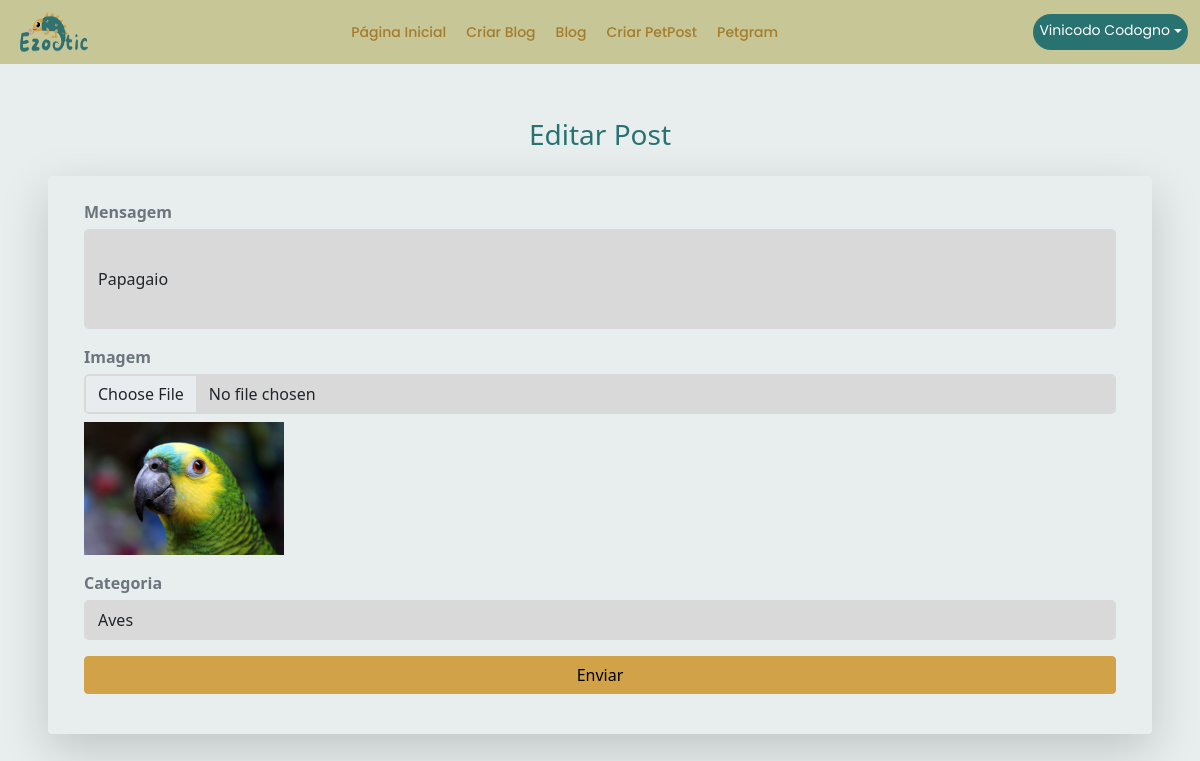
/editar_post/2 (signed in), run on the app's committed database.
### app/models.py (models this page shows, shortened)
class User(db.Model, UserMixin):
    id = db.Column(db.Integer, primary_key=True)
    nome = db.Column(db.String, nullable=True)
    sobrenome = db.Column(db.String, nullable=True)
    email = db.Column(db.String, nullable=True)
    senha = db.Column(db.String, nullable=True)
    posts = db.relationship('Post', backref='user', lazy=True)
    petgrams = db.relationship('Petgram', backref='user', lazy=True)
    comentarios_petgram = db.relationship('ComentarioPetgram', backref='user', lazy=True)

class Post(db.Model):
    id = db.Column(db.Integer, primary_key=True)
    mensagem = db.Column(db.String, nullable=True)
    user_id = db.Column(db.Integer, db.ForeignKey('user.id'), nullable=True)
    imagem = db.Column(db.String, nullable=True)
    categoria = db.Column(db.String(50), nullable=True)
    data_criacao = db.Column(db.DateTime, default=datetime.utcnow)

### app/views.py (the view, shortened to what this page needs)
@app.route('/editar_post/<int:post_id>', methods=['GET', 'POST'])
def editar_post(post_id):
    post = Post.query.get_or_404(post_id)
    if post.user_id != current_user.id:
        flash('Você não tem permissão para editar este post.', 'danger')
        return redirect(url_for('postLista'))
    form = postForm(obj=post)
    return render_template('blog/blog_editar.html', form=form, post=post)

### app/forms.py (shortened to what this page needs)
class postForm(FlaskForm):
    mensagem = StringField('Mensagem', validators=[DataRequired()])
    imagem = FileField('Imagem', validators=[FileAllowed(['jpg', 'png', 'jpeg'], 'Imagens apenas!')])
    categoria = SelectField('Categoria', choices=[
        ('Répteis', 'Répteis'),
        ('Mamíferos', 'Mamíferos'),
        ('Aves', 'Aves'),
        ('Aquáticos', 'Aquáticos')
    ], validators=[DataRequired()])
    btnSubmit = SubmitField('Enviar')

### app/models.py (called while the page is built)
@login_manager.user_loader
def load_user(user_id):
    return User.query.get(user_id)

### app/templates/blog/blog_editar.html (shortened to what this page needs)
{% extends 'base.html' %}
{% block content %}
{% include 'nave/nave.html' %}
<div class="container mt-4">
    <h3 class="text-center mb-4" style="color: #297272;">Editar Post</h3>
    <form action="{{ url_for('editar_post', post_id=post.id) }}" method="POST" enctype="multipart/form-data" class="row mt-4 p-4 rounded shadow-lg" style="background-color: #E8EEEE;">
        <div class="form-group mb-3">
            {{ form.mensagem.label(class="form-label text-muted") }}
            {{ form.mensagem(class="form-control custom-textarea", placeholder="Digite sua mensagem aqui...", style="background-color: #D9D9D9;") }}
        </div>
        <div class="form-group mb-3">
            {{ form.imagem.label(class="form-label text-muted") }}
            {{ form.imagem(class="form-control", style="background-color: #D9D9D9;") }}
            {% if post.imagem %}
                <img src="{{ url_for('uploaded_file', filename=post.imagem) }}" alt="Imagem do post" class="mt-2" style="max-width: 200px;">
            {% endif %}
        </div>
        <div class="form-group mb-3">
            {{ form.categoria.label(class="form-label text-muted") }}
            {{ form.categoria(class="form-control", style="background-color: #D9D9D9;") }}
        </div>
        <div class="form-group mb-3">
            {{ form.btnSubmit(class="btn btn-warning w-100") }}
        </div>
    </form>
</div>
{% endblock %}

### app/templates/nave/nave.html (shortened to what this page needs)
{% if current_user.is_authenticated %}
    <nav class="navbar">
        <div>
            <img class="logotipo" src="{{ url_for('static', filename='images/Ezootic-Logo.png') }}" alt="Logotipo">
        </div>
        <div class="navbar-links">
            <a href="/">Página Inicial</a>
            <a href="{{ url_for('postNovo') }}">Criar Blog</a>
            <a href="{{ url_for('postLista') }}">Blog</a>
            <a href="{{ url_for('petgramNovo') }}">Criar PetPost</a>
            <a href="{{ url_for('petgramLista') }}">Petgram</a>
        </div>
        <div class="login-options">
            <span class="options-name" style="color: white;">{{current_user.nome}} {{current_user.sobrenome}}</span>
            <div class="dropdown custom-dropdown">
                <a href="#" class="dropdown-toggle" data-bs-toggle="dropdown" aria-expanded="false" style="color: white;">
                </a>
            </div>
        </div>
    </nav>
{% endif %}

### app/templates/nave/nave.html (style rules this page uses)
.navbar { display: flex; justify-content: space-between; align-content: center; padding: 1% 1% 1% 1%; background-color: #C6C697; }
.logotipo { width: 7vw; height: 5vh; }
.navbar-links { display: flex; gap: 20px; }
.navbar-links a { text-decoration: none; color: #a57c2b; font-family: "Poppins", sans-serif; font-weight: 500; font-size: 14px; transition: color 0.3s; }
.login-options { border-radius: 20px; padding: 6px 6px 6px 6px; background-color: #297272; font-family: "Poppins", sans-serif; display: flex; }
.options-name { font-weight: 400; font-size: 14px; }

### app/templates/blog/blog_editar.html (style rules this page uses)
body { background-color: #E8EEEE; }
.custom-textarea { height: 100px; border: 2px solid #D9D9D9; border-radius: 5px; }
.form-group { display: flex; flex-direction: column; width: 100%; }
.form-group label { margin-bottom: 5px; font-weight: bold; }
.btn-warning { background-color: #D1A247; border-color: #D1A247; }
.container { padding: 30px; border-radius: 10px; }
.form-control { border: 2px solid #D9D9D9; border-radius: 5px; }

### data on the page
User: nome "Vinicodo", sobrenome "Codogno"
Post: mensagem "Papagaio", imagem (picture), categoria "Aves"
